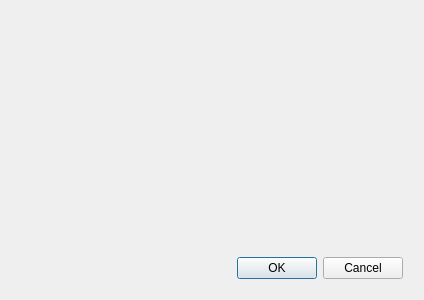
<?xml version="1.0" encoding="UTF-8"?>
<ui version="4.0">
 <class>Dialog</class>
 <widget class="QDialog" name="Dialog">
  <property name="geometry">
   <rect>
    <x>0</x>
    <y>0</y>
    <width>424</width>
    <height>300</height>
   </rect>
  </property>
  <property name="windowTitle">
   <string>Consolidate Snapshot</string>
  </property>
  <layout class="QVBoxLayout" name="verticalLayout_2">
   <item>
    <layout class="QVBoxLayout" name="verticalLayout">
     <property name="leftMargin">
      <number>10</number>
     </property>
     <property name="topMargin">
      <number>10</number>
     </property>
     <property name="rightMargin">
      <number>10</number>
     </property>
     <property name="bottomMargin">
      <number>10</number>
     </property>
     <item>
      <widget class="QLabel" name="label_info">
       <property name="text">
        <string/>
       </property>
       <property name="alignment">
        <set>Qt::AlignCenter</set>
       </property>
      </widget>
     </item>
     <item>
      <widget class="QDialogButtonBox" name="button_box">
       <property name="orientation">
        <enum>Qt::Horizontal</enum>
       </property>
       <property name="standardButtons">
        <set>QDialogButtonBox::Cancel|QDialogButtonBox::Ok</set>
       </property>
      </widget>
     </item>
    </layout>
   </item>
  </layout>
 </widget>
 <resources/>
 <connections/>
</ui>
